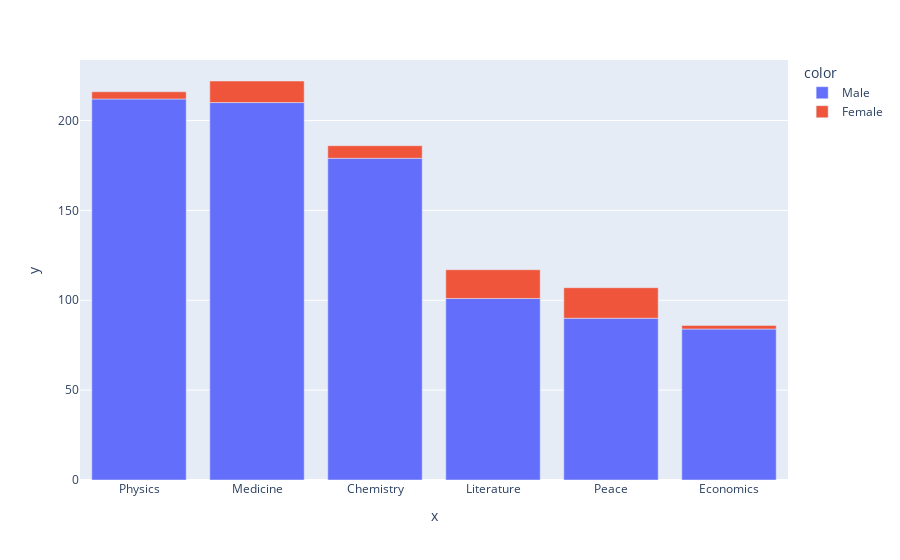

Notebook code for this chart:
### Code cell
bar_category_gender = px.bar(
    x = category_gender.category,
    y=category_gender.prize,
    color=category_gender.sex
)

bar_category_gender.show()

### Figure 1 — Plotly figure (JSON) as saved in the notebook; plotly's stock layout.template omitted (floating-point values rounded to 4 significant figures)
{"data": [{"alignmentgroup": "True", "hovertemplate": "color=Male<br>x=%{x}<br>y=%{y}<extra></extra>", "legendgroup": "Male", "marker": {"color": "#636efa", "pattern": {"shape": ""}}, "name": "Male", "offsetgroup": "Male", "orientation": "v", "showlegend": true, "textposition": "auto", "type": "bar", "x": ["Physics", "Medicine", "Chemistry", "Literature", "Peace", "Economics"], "xaxis": "x", "y": [212, 210, 179, 101, 90, 84], "yaxis": "y"}, {"alignmentgroup": "True", "hovertemplate": "color=Female<br>x=%{x}<br>y=%{y}<extra></extra>", "legendgroup": "Female", "marker": {"color": "#EF553B", "pattern": {"shape": ""}}, "name": "Female", "offsetgroup": "Female", "orientation": "v", "showlegend": true, "textposition": "auto", "type": "bar", "x": ["Peace", "Literature", "Medicine", "Chemistry", "Physics", "Economics"], "xaxis": "x", "y": [17, 16, 12, 7, 4, 2], "yaxis": "y"}], "layout": {"autosize": true, "barmode": "relative", "legend": {"title": {"text": "color"}, "tracegroupgap": 0}, "margin": {"t": 60}, "xaxis": {"anchor": "y", "autorange": true, "domain": [0, 1], "range": [-0.5, 5.5], "title": {"text": "x"}, "type": "category"}, "yaxis": {"anchor": "x", "autorange": true, "domain": [0, 1], "range": [0, 233.7], "title": {"text": "y"}, "type": "linear"}}}
